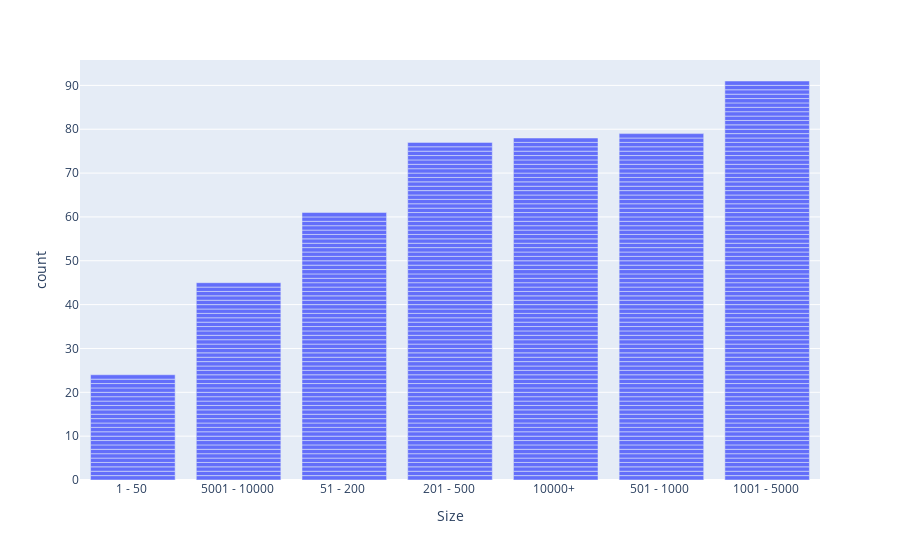

Notebook code for this chart:
### Code cell
df_dropSize = df_dropped.drop(df_dropped.loc[df_dropped['Size'] == 'unknown'].index)['Size']
fig = px.bar(df_dropSize, x = 'Size', category_orders={'Size' : ['1-50', '51-200', '201-500', '501-1000', '1001-5000', '5001-10000', '10000+']})
fig.update_layout(xaxis={'categoryorder':'total ascending'})
fig.show()

### Figure 1 — Plotly figure (JSON) as saved in the notebook; plotly's stock layout.template omitted (floating-point values rounded to 4 significant figures; data arrays with more than 128 entries replaced by an {"elided": "..."} marker saying what was removed)
{"data": [{"alignmentgroup": "True", "hovertemplate": "Size=%{x}<br>count=%{y}<extra></extra>", "legendgroup": "", "marker": {"color": "#636efa", "pattern": {"shape": ""}}, "name": "", "offsetgroup": "", "orientation": "v", "showlegend": false, "textposition": "auto", "type": "bar", "x": {"elided": "455 str values"}, "xaxis": "x", "y": {"elided": "455 int values"}, "yaxis": "y"}], "layout": {"barmode": "relative", "legend": {"tracegroupgap": 0}, "margin": {"t": 60}, "xaxis": {"anchor": "y", "categoryarray": ["1-50", "51-200", "201-500", "501-1000", "1001-5000", "5001-10000", "10000+"], "categoryorder": "total ascending", "domain": [0, 1], "title": {"text": "Size"}}, "yaxis": {"anchor": "x", "domain": [0, 1], "title": {"text": "count"}}}}
